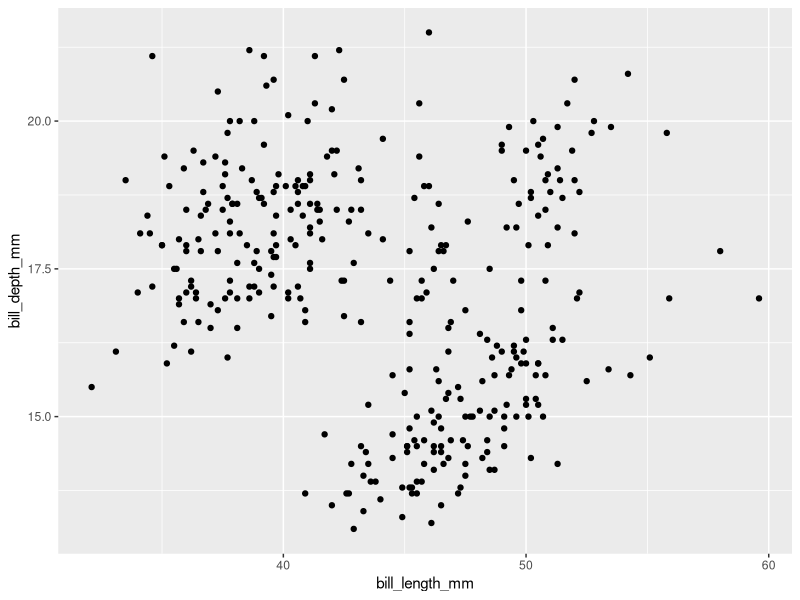
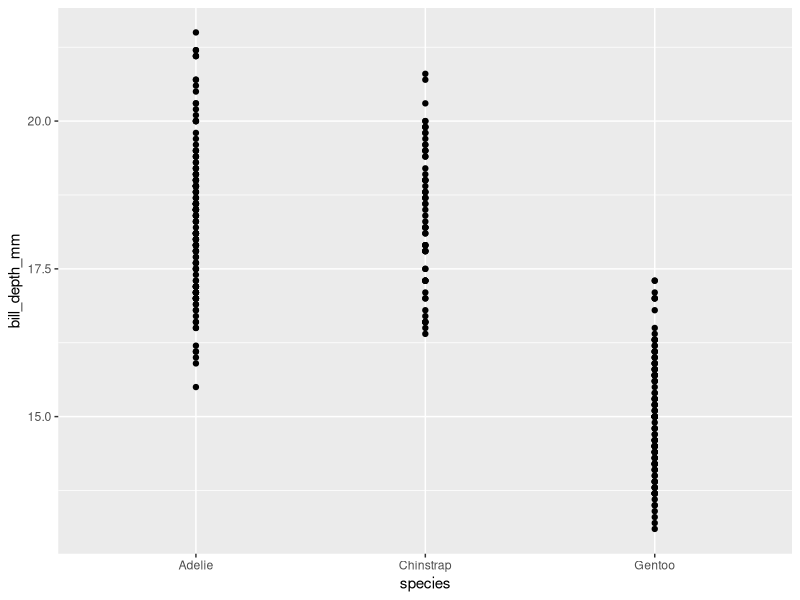
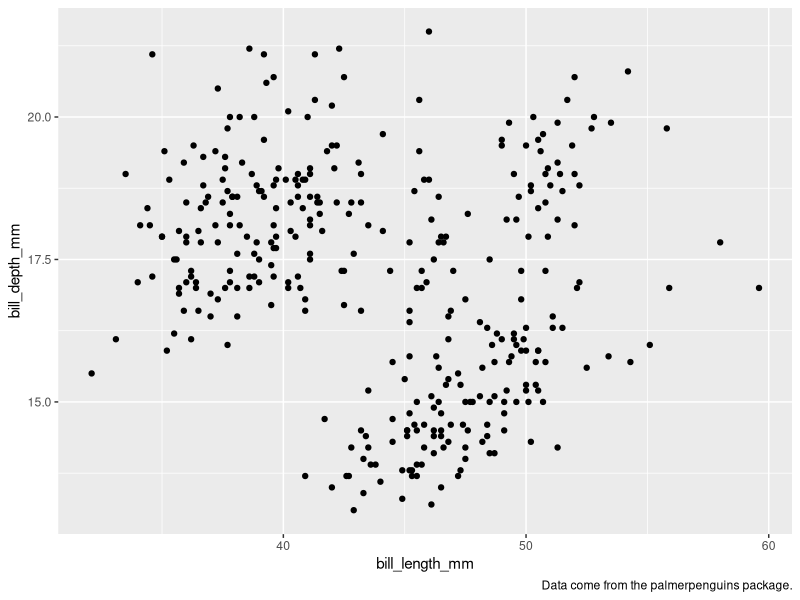
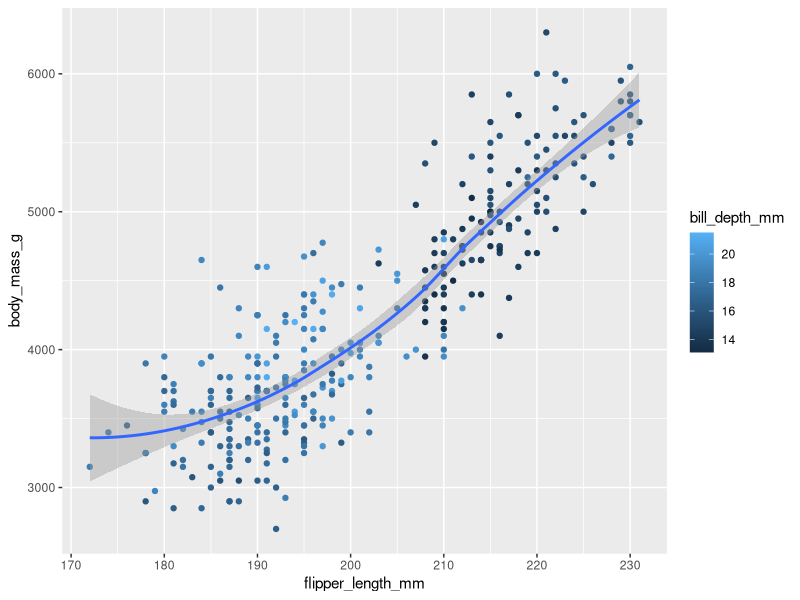
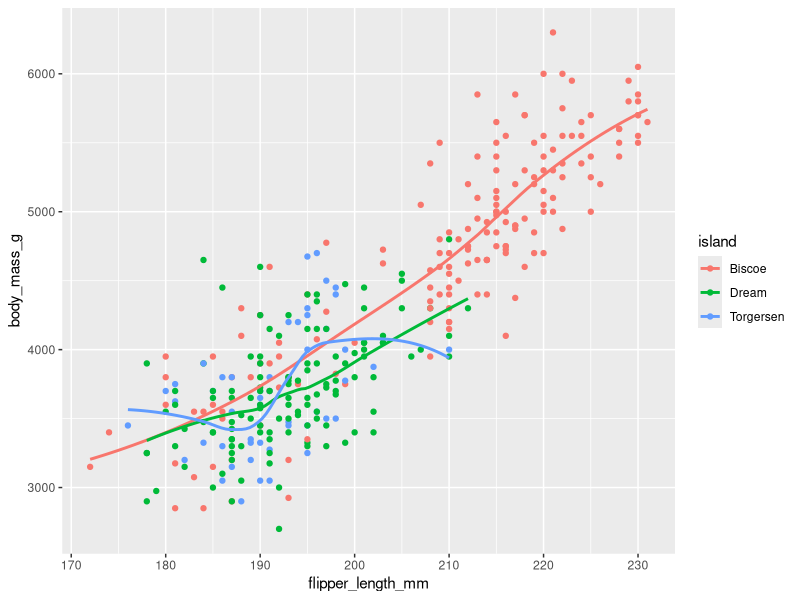
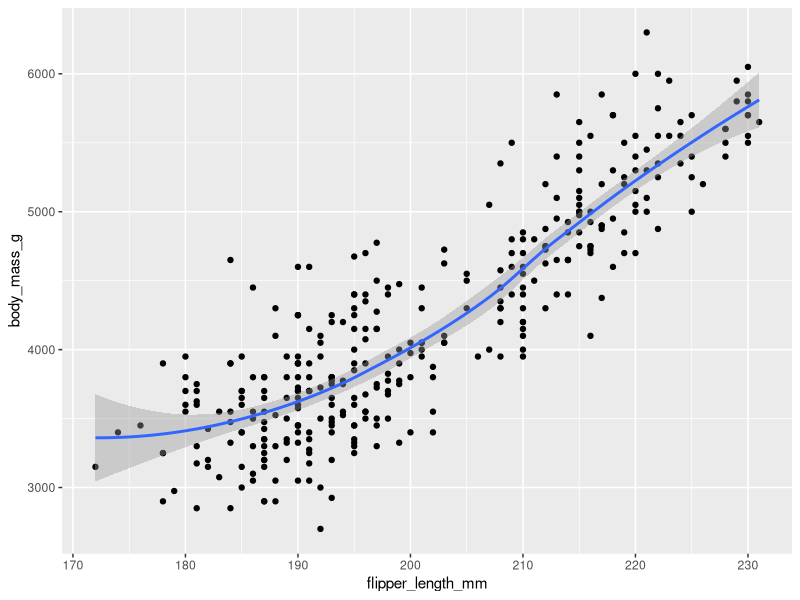
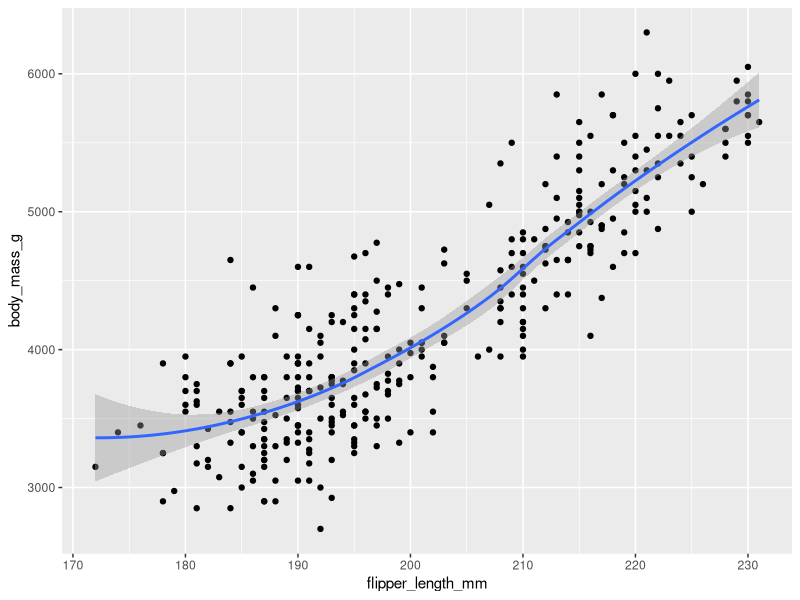
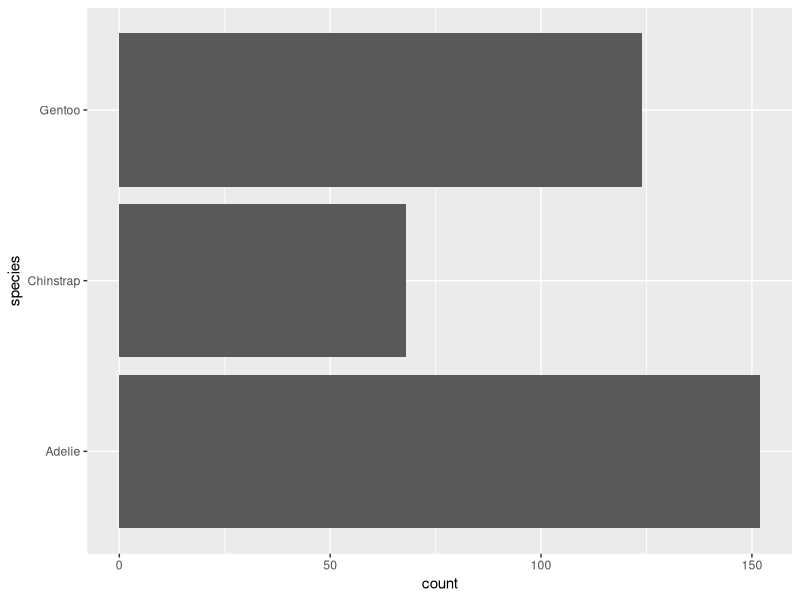

Write the R code that produced these figures, in order. (Note: this script raises an error after producing the figures.)
## ---- chunk 1
knitr::opts_chunk$set(echo = TRUE)
install.packages("tidyverse")
library("tidyverse")
## ---- chunk 2
install.packages("palmerpenguins")
library("palmerpenguins")

penguins %>% str()

?penguins

ggplot(penguins, aes(bill_length_mm, bill_depth_mm)) + geom_point()

ggplot(penguins, aes(species, bill_depth_mm)) + geom_point()

ggplot(penguins, aes(bill_length_mm, bill_depth_mm), na.rm = T) + geom_point() +
  labs(caption = "Data come from the palmerpenguins package.")

ggplot(penguins, aes(flipper_length_mm, body_mass_g, color = bill_depth_mm)) + 
  geom_point() + 
  geom_smooth()

ggplot(
  data = penguins,
  mapping = aes(x = flipper_length_mm, y = body_mass_g, color = island)
) +
  geom_point() +
  geom_smooth(se = FALSE)


ggplot(
  data = penguins,
  mapping = aes(x = flipper_length_mm, y = body_mass_g)
) +
  geom_point() +
  geom_smooth()

ggplot() +
  geom_point(
    data = penguins,
    mapping = aes(x = flipper_length_mm, y = body_mass_g)
  ) +
  geom_smooth(
    data = penguins,
    mapping = aes(x = flipper_length_mm, y = body_mass_g)
  )
## ---- chunk 3
penguins %>% ggplot(aes(y = species)) +
  geom_bar()

ggplot(penguins, aes(x = species)) +
  geom_bar(color = "red")

ggplot(penguins, aes(x = species)) +
  geom_bar(fill = "red")

diamonds %>% ggplot(aes(x = carat)) +
  geom_histogram(binwidth = 0.05)
## ---- chunk 4
mpg %>% str

mpg %>% ggplot(aes(displ, hwy)) +
  geom_point()

mpg %>% ggplot(aes(displ, hwy, color = fl, size = fl, shape = fl)) +
  geom_point()

mpg %>% ggplot(aes(displ, hwy)) +
  geom_point()

ggplot(
  data = penguins,
  mapping = aes(
    x = bill_length_mm, y = bill_depth_mm, 
    color = species, shape = species
  )
) +
  geom_point() +
  labs(color = "Species") + 
  facet_wrap(~species)
## ---- chunk 5
flights %>% filter(arr_delay >= 120 &
                     dest %in% c("IAH", "HOU") &
                     carrier %in% c("UA", "AA", "DL") &
                     month %in% c(7, 8, 9))

flights %>% arrange(dep_time)
